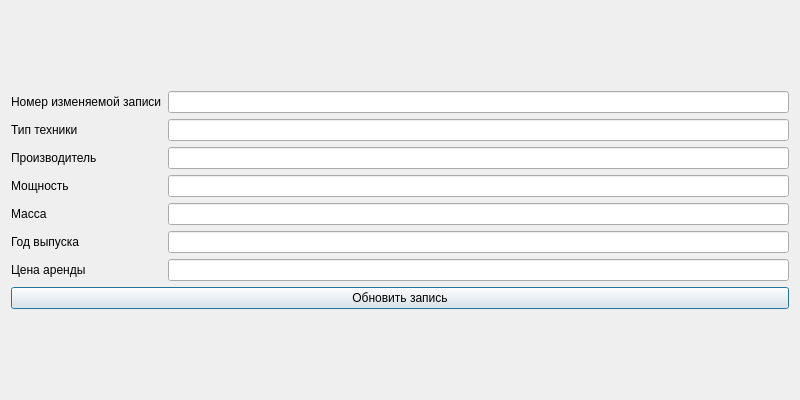
<?xml version="1.0" encoding="UTF-8"?>
<ui version="4.0">
 <class>DialogUpdateData</class>
 <widget class="QDialog" name="DialogUpdateData">
  <property name="geometry">
   <rect>
    <x>0</x>
    <y>0</y>
    <width>800</width>
    <height>400</height>
   </rect>
  </property>
  <property name="windowTitle">
   <string>Dialog</string>
  </property>
  <layout class="QGridLayout" name="gridLayout_3">
   <item row="0" column="0">
    <layout class="QGridLayout" name="gridLayout_2">
     <item row="0" column="0">
      <layout class="QGridLayout" name="gridLayout">
       <item row="0" column="0">
        <widget class="QLabel" name="label">
         <property name="text">
          <string>Номер изменяемой записи</string>
         </property>
        </widget>
       </item>
       <item row="0" column="1">
        <widget class="QLineEdit" name="lineEdit_id_update"/>
       </item>
       <item row="1" column="0">
        <widget class="QLabel" name="label_2">
         <property name="text">
          <string>Тип техники</string>
         </property>
        </widget>
       </item>
       <item row="1" column="1">
        <widget class="QLineEdit" name="lineEdit_technicType_update"/>
       </item>
       <item row="2" column="0">
        <widget class="QLabel" name="label_3">
         <property name="text">
          <string>Производитель</string>
         </property>
        </widget>
       </item>
       <item row="2" column="1">
        <widget class="QLineEdit" name="lineEdit_brand_update"/>
       </item>
       <item row="3" column="0">
        <widget class="QLabel" name="label_4">
         <property name="text">
          <string>Мощность</string>
         </property>
        </widget>
       </item>
       <item row="3" column="1">
        <widget class="QLineEdit" name="lineEdit_power_update"/>
       </item>
       <item row="4" column="0">
        <widget class="QLabel" name="label_5">
         <property name="text">
          <string>Масса</string>
         </property>
        </widget>
       </item>
       <item row="4" column="1">
        <widget class="QLineEdit" name="lineEdit_weight_update"/>
       </item>
       <item row="5" column="0">
        <widget class="QLabel" name="label_6">
         <property name="text">
          <string>Год выпуска</string>
         </property>
        </widget>
       </item>
       <item row="5" column="1">
        <widget class="QLineEdit" name="lineEdit_productYear_update"/>
       </item>
       <item row="6" column="0">
        <widget class="QLabel" name="label_7">
         <property name="text">
          <string>Цена аренды</string>
         </property>
        </widget>
       </item>
       <item row="6" column="1">
        <widget class="QLineEdit" name="lineEdit_rentPrice_update"/>
       </item>
      </layout>
     </item>
     <item row="1" column="0">
      <widget class="QPushButton" name="pushButton">
       <property name="text">
        <string>Обновить запись</string>
       </property>
      </widget>
     </item>
    </layout>
   </item>
  </layout>
 </widget>
 <resources/>
 <connections/>
</ui>
